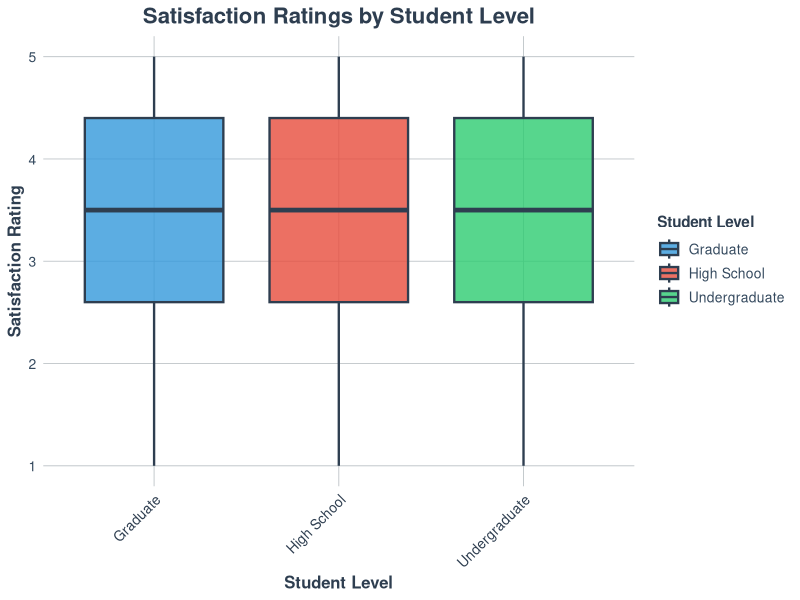
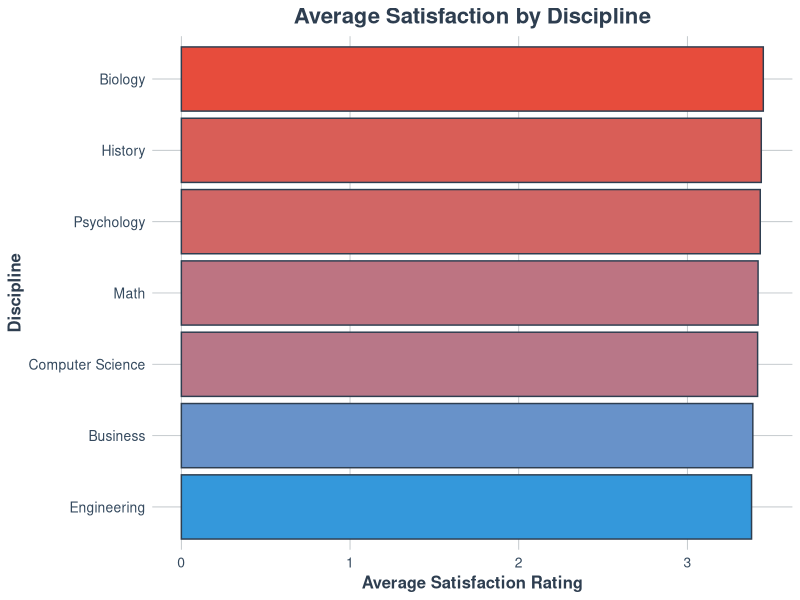
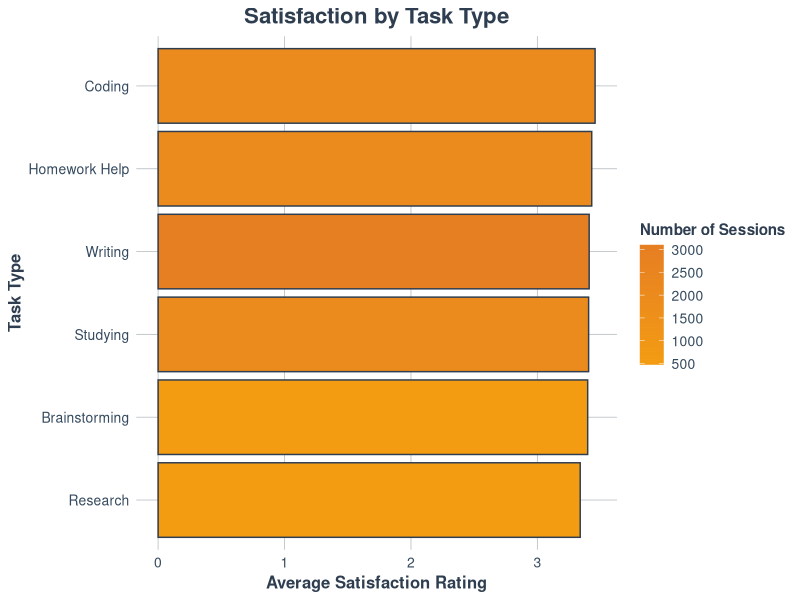
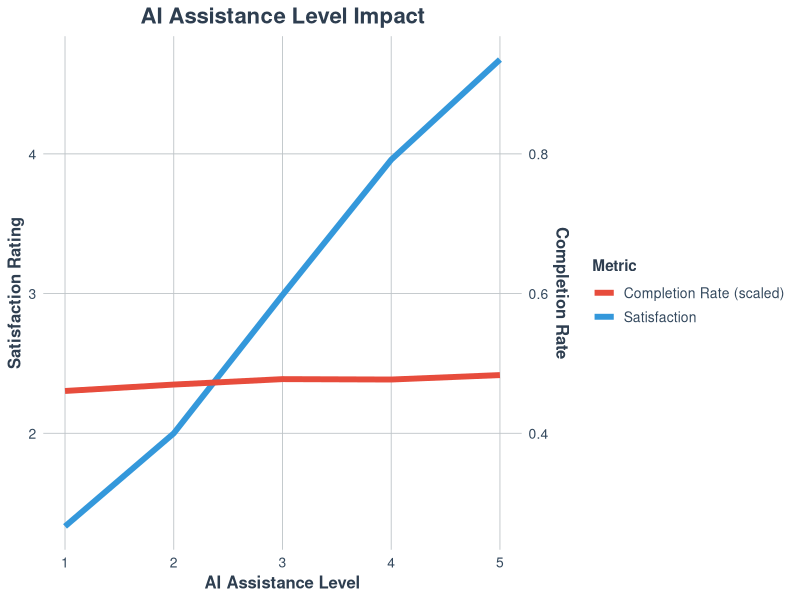
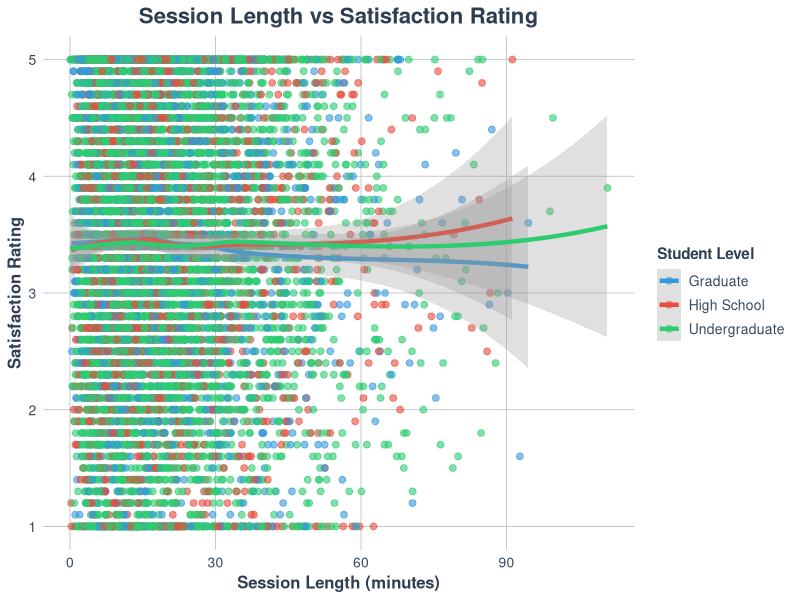
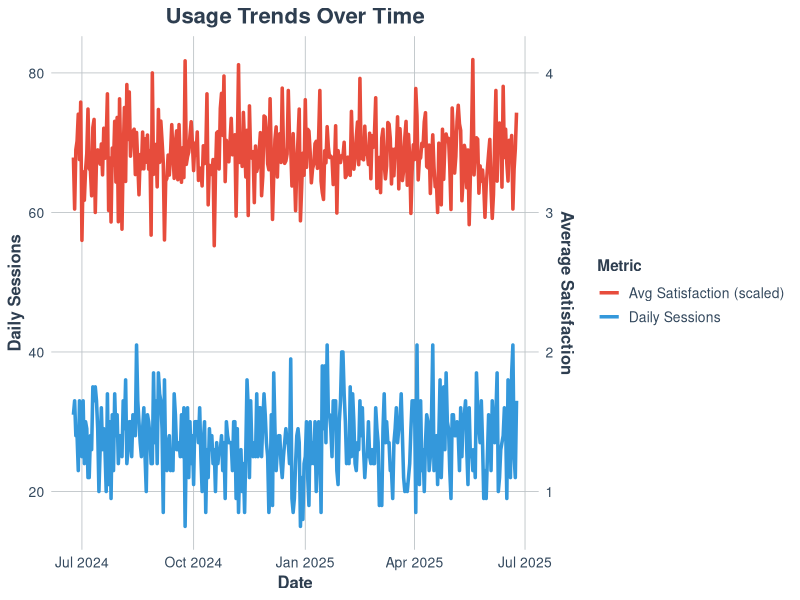
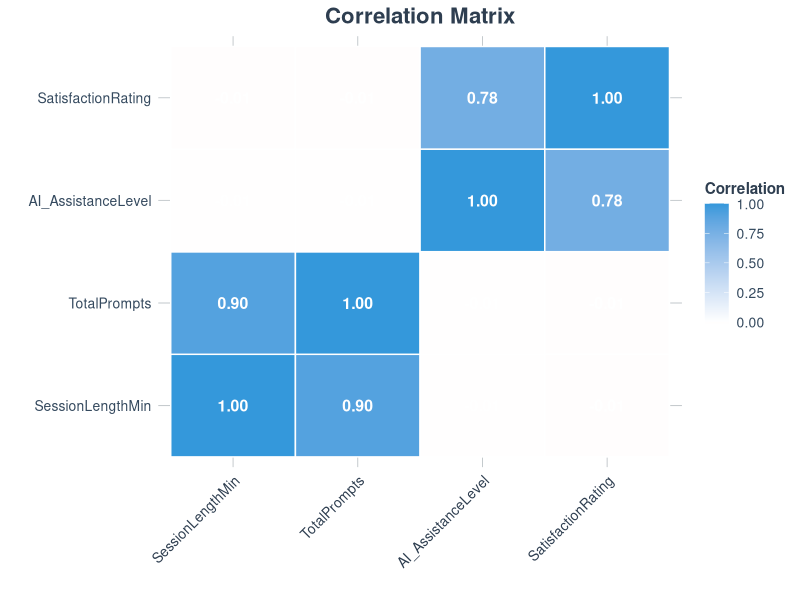
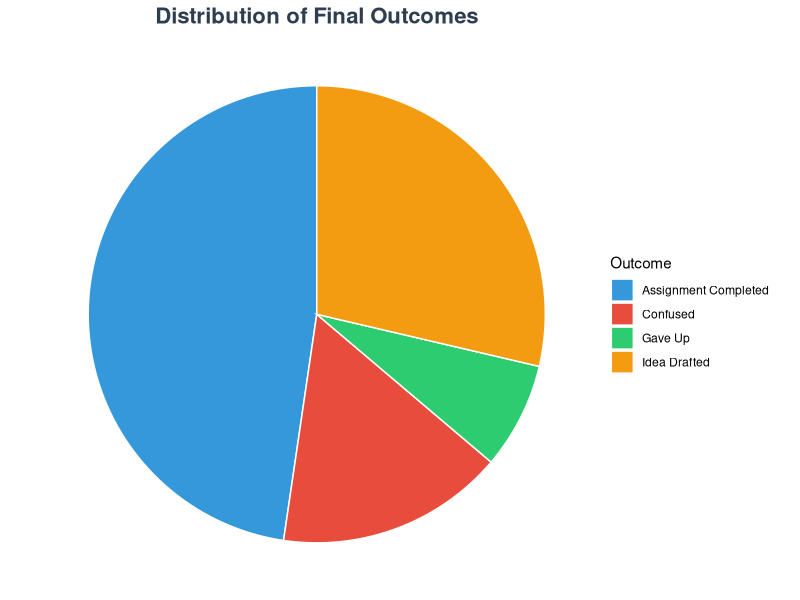

Recreate these plots in R, in order.
# AI Usage by Students - Visualizations
# Author: Data Scientist
# Date: 2024

# Load required libraries
library(tidyverse)
library(ggplot2)
library(dplyr)

# Set theme for professional plots with proper contrast
theme_set(theme_minimal() +
  theme(
    plot.title = element_text(size = 16, face = "bold", hjust = 0.5, color = "#2E3E50"),
    plot.subtitle = element_text(size = 12, hjust = 0.5, color = "#34495E"),
    axis.title = element_text(size = 12, face = "bold", color = "#2E3E50"),
    axis.text = element_text(size = 10, color = "#34495E"),
    legend.title = element_text(size = 11, face = "bold", color = "#2E3E50"),
    legend.text = element_text(size = 10, color = "#34495E"),
    panel.grid.minor = element_blank(),
    panel.grid.major = element_line(color = "#BDC3C7", size = 0.3),
    panel.background = element_rect(fill = "white", color = NA),
    plot.background = element_rect(fill = "white", color = NA),
    legend.background = element_rect(fill = "white", color = NA),
    legend.box.background = element_rect(fill = "white", color = NA)
  ))

# Read processed data
data <- read.csv("data/processed_data.csv")
data$SessionDate <- as.Date(data$SessionDate)

# Professional color palette with good contrast
colors <- c("#3498DB", "#E74C3C", "#2ECC71", "#F39C12", "#9B59B6", "#1ABC9C", "#E67E22")

# 1. Student Level Analysis
p1 <- ggplot(data, aes(x = StudentLevel, y = SatisfactionRating, fill = StudentLevel)) +
  geom_boxplot(alpha = 0.8, color = "#2E3E50", linewidth = 0.8) +
  scale_fill_manual(values = colors[1:3]) +
  labs(
    title = "Satisfaction Ratings by Student Level",
    x = "Student Level",
    y = "Satisfaction Rating",
    fill = "Student Level"
  ) +
  theme(axis.text.x = element_text(angle = 45, hjust = 1, color = "#2E3E50"))

# 2. Discipline Analysis
discipline_summary <- data %>%
  group_by(Discipline) %>%
  summarise(
    AvgSatisfaction = mean(SatisfactionRating, na.rm = TRUE),
    SessionCount = n()
  ) %>%
  arrange(desc(AvgSatisfaction))

p2 <- ggplot(discipline_summary, aes(x = reorder(Discipline, AvgSatisfaction), y = AvgSatisfaction, fill = AvgSatisfaction)) +
  geom_col(color = "#2E3E50", linewidth = 0.5) +
  scale_fill_gradient(low = "#3498DB", high = "#E74C3C") +
  coord_flip() +
  labs(
    title = "Average Satisfaction by Discipline",
    x = "Discipline",
    y = "Average Satisfaction Rating",
    fill = "Satisfaction"
  ) +
  theme(legend.position = "none")

# 3. Task Type Analysis
task_summary <- data %>%
  group_by(TaskType) %>%
  summarise(
    AvgSatisfaction = mean(SatisfactionRating, na.rm = TRUE),
    TaskCount = n()
  ) %>%
  arrange(desc(AvgSatisfaction))

p3 <- ggplot(task_summary, aes(x = reorder(TaskType, AvgSatisfaction), y = AvgSatisfaction, fill = TaskCount)) +
  geom_col(color = "#2E3E50", linewidth = 0.5) +
  scale_fill_gradient(low = "#F39C12", high = "#E67E22") +
  coord_flip() +
  labs(
    title = "Satisfaction by Task Type",
    x = "Task Type",
    y = "Average Satisfaction Rating",
    fill = "Number of Sessions"
  )

# 4. AI Assistance Level Impact
assistance_summary <- data %>%
  group_by(AI_AssistanceLevel) %>%
  summarise(
    AvgSatisfaction = mean(SatisfactionRating, na.rm = TRUE),
    CompletionRate = mean(FinalOutcome == "Assignment Completed", na.rm = TRUE),
    LevelCount = n()
  )

p4 <- ggplot(assistance_summary, aes(x = AI_AssistanceLevel)) +
  geom_line(aes(y = AvgSatisfaction, color = "Satisfaction"), linewidth = 2) +
  geom_line(aes(y = CompletionRate * 5, color = "Completion Rate (scaled)"), linewidth = 2) +
  scale_color_manual(values = c("Satisfaction" = "#3498DB", "Completion Rate (scaled)" = "#E74C3C")) +
  scale_y_continuous(
    name = "Satisfaction Rating",
    sec.axis = sec_axis(~./5, name = "Completion Rate")
  ) +
  labs(
    title = "AI Assistance Level Impact",
    x = "AI Assistance Level",
    color = "Metric"
  )

# 5. Session Length vs Satisfaction
p5 <- ggplot(data, aes(x = SessionLengthMin, y = SatisfactionRating, color = StudentLevel)) +
  geom_point(alpha = 0.6, size = 2) +
  geom_smooth(method = "loess", se = TRUE, alpha = 0.3, linewidth = 1.5) +
  scale_color_manual(values = colors[1:3]) +
  labs(
    title = "Session Length vs Satisfaction Rating",
    x = "Session Length (minutes)",
    y = "Satisfaction Rating",
    color = "Student Level"
  )

# 6. Usage Over Time
time_series <- data %>%
  group_by(SessionDate) %>%
  summarise(
    DailySessions = n(),
    AvgSatisfaction = mean(SatisfactionRating, na.rm = TRUE)
  )

p6 <- ggplot(time_series, aes(x = SessionDate)) +
  geom_line(aes(y = DailySessions, color = "Daily Sessions"), linewidth = 1.2) +
  geom_line(aes(y = AvgSatisfaction * 20, color = "Avg Satisfaction (scaled)"), linewidth = 1.2) +
  scale_color_manual(values = c("Daily Sessions" = "#3498DB", "Avg Satisfaction (scaled)" = "#E74C3C")) +
  scale_y_continuous(
    name = "Daily Sessions",
    sec.axis = sec_axis(~./20, name = "Average Satisfaction")
  ) +
  labs(
    title = "Usage Trends Over Time",
    x = "Date",
    color = "Metric"
  )

# 7. Correlation Heatmap
numeric_data <- data %>%
  select(SessionLengthMin, TotalPrompts, AI_AssistanceLevel, SatisfactionRating) %>%
  na.omit()

correlation_matrix <- cor(numeric_data)
correlation_df <- as.data.frame(as.table(correlation_matrix))
names(correlation_df) <- c("Var1", "Var2", "Correlation")

p7 <- ggplot(correlation_df, aes(x = Var1, y = Var2, fill = Correlation)) +
  geom_tile(color = "white", linewidth = 0.5) +
  geom_text(aes(label = sprintf("%.2f", Correlation)), color = "white", size = 4, fontface = "bold") +
  scale_fill_gradient2(low = "#E74C3C", mid = "white", high = "#3498DB", midpoint = 0) +
  labs(
    title = "Correlation Matrix",
    x = "",
    y = "",
    fill = "Correlation"
  ) +
  theme(axis.text.x = element_text(angle = 45, hjust = 1, color = "#2E3E50"))

# 8. Outcome Distribution
outcome_summary <- data %>%
  group_by(FinalOutcome) %>%
  summarise(Count = n()) %>%
  mutate(Percentage = Count / sum(Count) * 100)

p8 <- ggplot(outcome_summary, aes(x = "", y = Percentage, fill = FinalOutcome)) +
  geom_bar(stat = "identity", width = 1, color = "white", linewidth = 0.5) +
  coord_polar("y", start = 0) +
  scale_fill_manual(values = colors) +
  labs(
    title = "Distribution of Final Outcomes",
    x = "",
    y = "",
    fill = "Outcome"
  ) +
  theme_void() +
  theme(plot.title = element_text(size = 16, face = "bold", hjust = 0.5, color = "#2E3E50"))

# 9. Reuse Rate by Discipline
reuse_summary <- data %>%
  group_by(Discipline) %>%
  summarise(
    ReuseRate = mean(UsedAgain == "True", na.rm = TRUE),
    SessionCount = n()
  ) %>%
  filter(SessionCount >= 50) %>%  # Filter for disciplines with sufficient data
  arrange(desc(ReuseRate))

p9 <- ggplot(reuse_summary, aes(x = reorder(Discipline, ReuseRate), y = ReuseRate, fill = SessionCount)) +
  geom_col(color = "#2E3E50", linewidth = 0.5) +
  scale_fill_gradient(low = "#9B59B6", high = "#1ABC9C") +
  coord_flip() +
  labs(
    title = "AI Tool Reuse Rate by Discipline",
    x = "Discipline",
    y = "Reuse Rate",
    fill = "Session Count"
  )

# 10. Session Efficiency Analysis
p10 <- ggplot(data, aes(x = SessionEfficiency, y = SatisfactionRating, color = StudentLevel)) +
  geom_point(alpha = 0.6, size = 2) +
  geom_smooth(method = "loess", se = TRUE, alpha = 0.3, linewidth = 1.5) +
  scale_color_manual(values = colors[1:3]) +
  labs(
    title = "Session Efficiency vs Satisfaction",
    x = "Prompts per Minute",
    y = "Satisfaction Rating",
    color = "Student Level"
  ) +
  xlim(0, quantile(data$SessionEfficiency, 0.95, na.rm = TRUE))  # Remove outliers

# Save individual plots with high quality
ggsave("plots/student_level_satisfaction.png", p1, width = 10, height = 6, dpi = 300, bg = "white")
ggsave("plots/discipline_satisfaction.png", p2, width = 10, height = 8, dpi = 300, bg = "white")
ggsave("plots/task_type_satisfaction.png", p3, width = 10, height = 8, dpi = 300, bg = "white")
ggsave("plots/assistance_level_impact.png", p4, width = 10, height = 6, dpi = 300, bg = "white")
ggsave("plots/session_length_satisfaction.png", p5, width = 10, height = 6, dpi = 300, bg = "white")
ggsave("plots/usage_trends.png", p6, width = 12, height = 6, dpi = 300, bg = "white")
ggsave("plots/correlation_matrix.png", p7, width = 8, height = 8, dpi = 300, bg = "white")
ggsave("plots/outcome_distribution.png", p8, width = 8, height = 8, dpi = 300, bg = "white")
ggsave("plots/reuse_rate_discipline.png", p9, width = 10, height = 8, dpi = 300, bg = "white")
ggsave("plots/session_efficiency.png", p10, width = 10, height = 6, dpi = 300, bg = "white")

cat("All visualizations saved to 'plots/' directory with improved contrast and readability\n") 